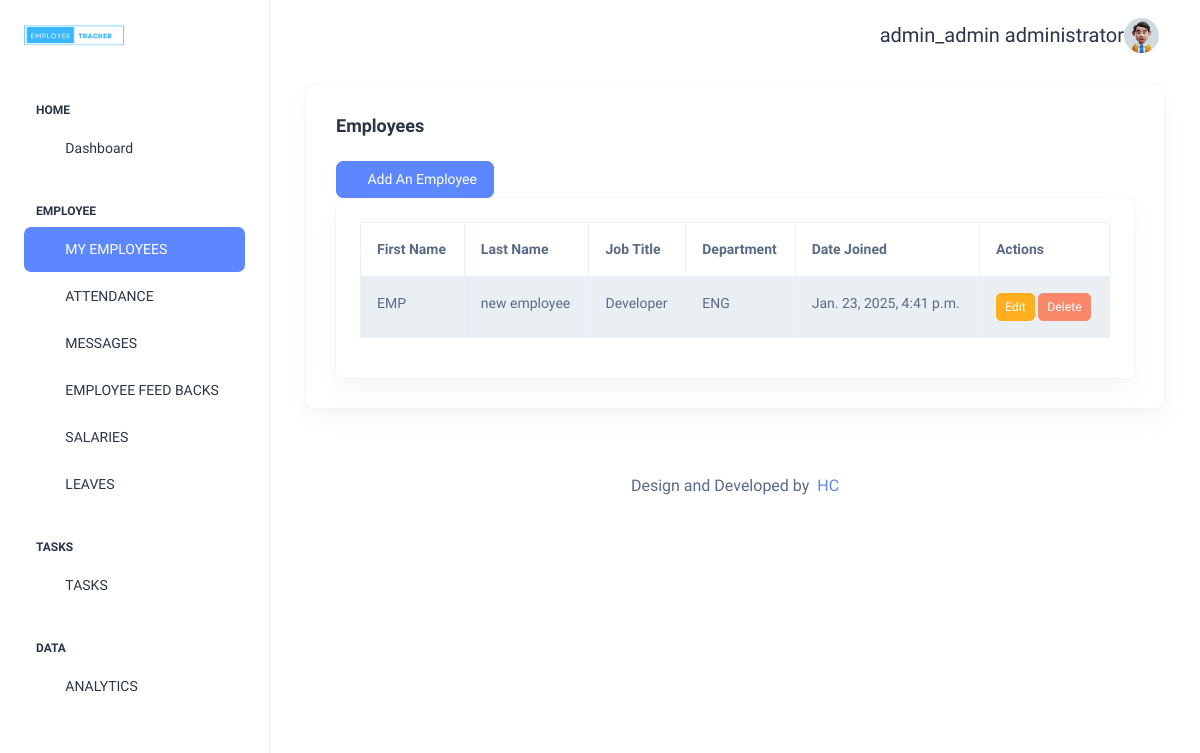
/my_employees (signed in), run on an earlier commit of the app's database.
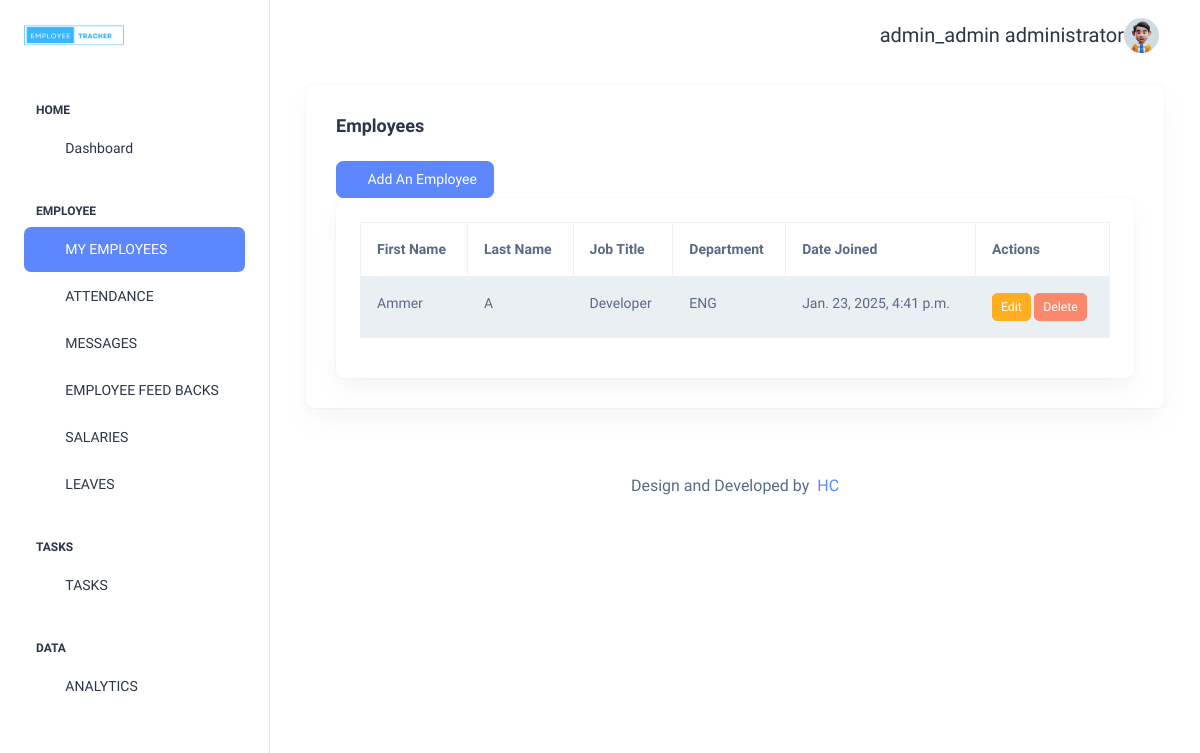
And on a later commit of the database.
### home/models.py (models this page shows)
class CustomUser(AbstractBaseUser, PermissionsMixin):
    email = models.EmailField(unique=True, verbose_name='email address')
    username = models.CharField(max_length=30, unique=True,verbose_name='username')
    first_name = models.CharField(max_length=30, blank=True, verbose_name='first name')
    last_name = models.CharField(max_length=30, blank=True, verbose_name='last name')
    phone = models.CharField(max_length=15, blank=True, verbose_name='phone number')
    address = models.TextField(blank=True, verbose_name='address')
    is_active = models.BooleanField(default=True, verbose_name='active')
    is_staff = models.BooleanField(default=False, verbose_name='staff status')
    profile_pic = models.ImageField(upload_to='profile_pics', null=True, blank=True)
    job_title = models.CharField(max_length=50, blank=True, verbose_name='job title', choices=(
                                                                                            ("Developer", "Developer"),
                                                                                            ("Designer", "Designer"),
                                                                                            ("Analyst", "Analyst"),
                                                                                            ("Tester", "Tester"),
                                                                                            ("Support", "Support"),
                                                                                            ("Manager", "Manager"),
                                                                                            ("Executive", "Executive"),
                                                                                            ("Senior Executive", "Senior Executive"),
                                                                                            ("Lead Developer", "Lead Developer"),
                                                                                            ("Junior Developer", "Junior Developer"),
                                                                                            ("Senior Developer", "Senior Developer"),
                                                                                            ("Intern", "Intern")))
    department = models.CharField(max_length=50, blank=True, verbose_name='department', choices=(
                                                                                            ("HR", "Human Resources"),
                                                                                            ("IT", "Information Technology"),
                                                                                            ("FIN", "Finance"),
                                                                                            ("MKT", "Marketing"),
                                                                                            ("SALES", "Sales"),
                                                                                            ("ENG", "Engineering"),
                                                                                            ("ADMIN", "Administration"),
                                                                                        ))
    role = models.CharField(max_length=20,
                            choices=(
                                ("employee","employee"),
                                ("manager","manager"),
                                ("admin","admin"),
                            ),
                            default='user'
                            )
    date_joined = models.DateTimeField(auto_now_add=True, verbose_name='date joined')
    objects = CustomUserManager()
    USERNAME_FIELD = 'username'
    REQUIRED_FIELDS = ["first_name", "last_name", "email"]
    class Meta:
        verbose_name = 'user'
        verbose_name_plural = 'users'
    def __str__(self):
        return str(self.first_name + " " + self.last_name)

### home/views.py (the view, shortened to what this page needs)
# urls.py: path("my_employees",views.my_employees,name="my_employees"),
@login_required(login_url="SignIn")
def my_employees(request):
    users = CustomUser.objects.filter(is_superuser=False)
    form = CustomUserCreationForm()
    context = {
        "users":users,
        "form":form
    }
    return render(request,"my_employees.html",context)

### templates/my_employees.html (shortened to what this page needs)
{% extends 'index.html' %}
{% block content %}
<div class="container-fluid">
    <div class="container-fluid">
        <div class="card">
            <div class="card-body">
                <h5 class="card-title fw-semibold mb-4">Employees</h5>
                <button class="btn btn-primary" data-bs-toggle="modal" data-bs-target="#exampleModal"><i
                        class="ti ti-plus"></i> Add An Employee</button>
                <div class="card mb-0">
                    <div class="card-body p-4">
                    <table id="employeeTable" class="table table-striped table-bordered">
                        <thead>
                            <tr>
                                <th>First Name</th>
                                <th>Last Name</th>
                                <th>Job Title</th>
                                <th>Department</th>
                                <th>Date Joined</th>
                                <th>Actions</th>
                            </tr>
                        </thead>
                        <tbody>
                            {% for user in users %}
                            <tr>
                                <td>{{ user.first_name }}</td>
                                <td>{{ user.last_name }}</td>
                                <td>{{ user.job_title }}</td>
                                <td>{{ user.department }}</td>
                                <td>{{ user.date_joined }}</td>
                                <td>
                                    <a href="{% url 'edit_employee' user.id %}" class="btn btn-warning btn-sm" >Edit</a>
                                    <button class="btn btn-danger btn-sm" data-bs-toggle="modal" data-bs-target="#deleteModal{{ user.id }}">Delete</button>
                                </td>
                            </tr>
                            {% endfor %}
                        </tbody>
                    </table>
                    </div>
                </div>
            </div>
        </div>
    </div>
</div>
<link rel="stylesheet" href="https://cdn.datatables.net/1.11.5/css/jquery.dataTables.min.css">
{% endblock %}

What changed in the data, as far as the page shows it:
changed CustomUser "Developer": first_name "EMP" → "Ammer"; last_name "new employee" → "A"
